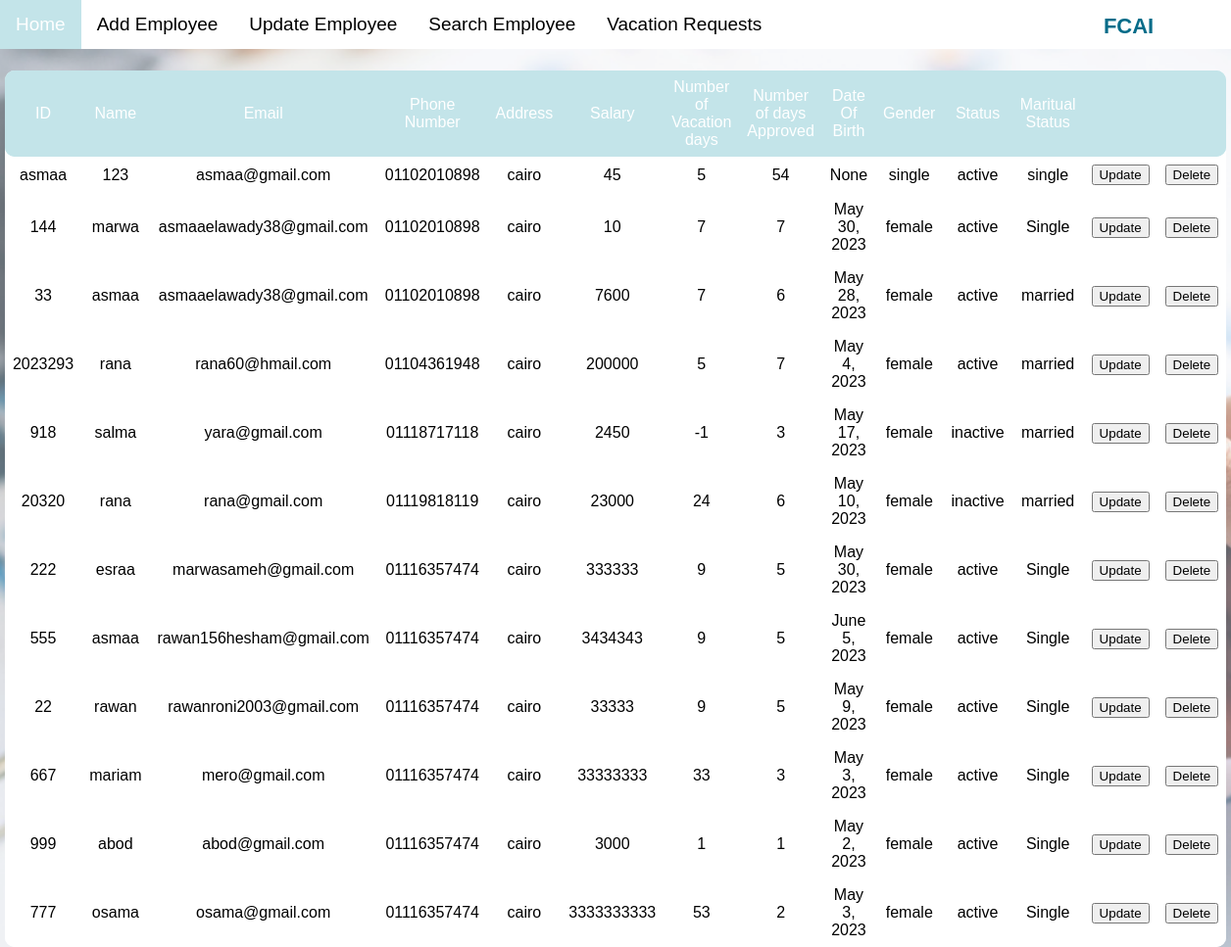
/table, run on an earlier commit of the app's database.
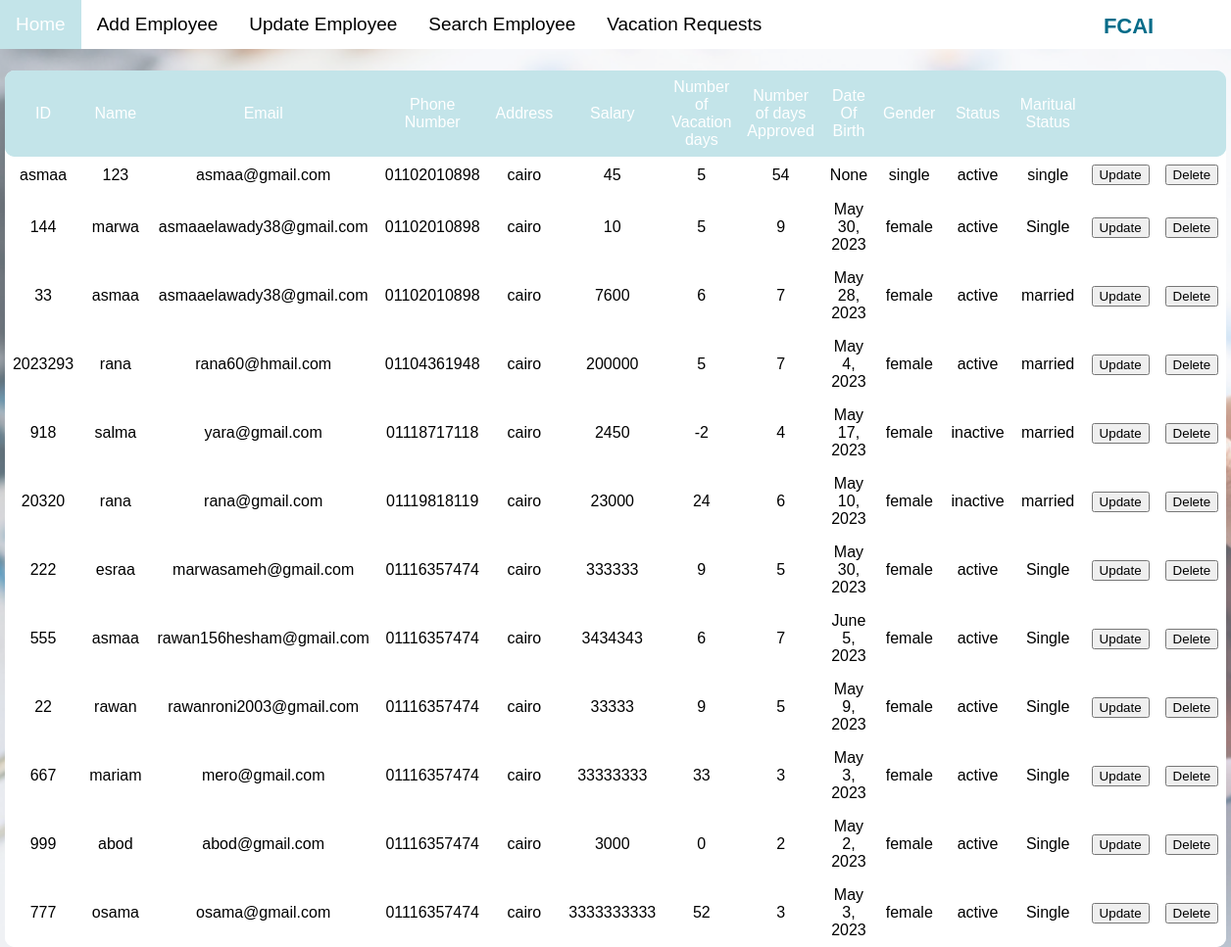
And on a later commit of the database.
### HR/models.py (models this page shows)
class RegisterForm(models.Model):
    gndr=[
        ('Male','M'),('Female','F'),
        ]
    ms=[
        ('Single','Single'),('Married','Married'),
        ]
    stats=[
        ('Active','Active'),
        ('Inactive','Inactive'),
    ]
    EmployeeID = models.CharField(max_length=100,primary_key=True)
    EmployeeName = models.CharField(max_length=100)
    email = models.EmailField(max_length=100)
    phone = models.CharField(max_length=100)
    Addres = models.CharField(max_length=100)
    Salary = models.CharField(max_length=100)
    NumberVacation = models.IntegerField()
    NumberApprovedVacation = models.IntegerField()
    Date = models.DateField()
    Gender = models.CharField(max_length=8,choices=gndr)
    Status = models.CharField(max_length=8,choices=stats)
    MARITALSTATUE = models.CharField(max_length=8,choices=ms)

### HR/views.py (the view)
# urls.py: path('table',views.table,name='table'),
def table(request):
  mymembers = RegisterForm.objects.all().values()
  template = loader.get_template('table.html')
  context = {
    'mymembers': mymembers,
  }
  return HttpResponse(template.render(context, request))

### HR/templates/table.html (shortened to what this page needs)
{% include 'navbar.html' %}
{% load static %}
<link rel="stylesheet" href="{% static 'css/table.css' %}">
<body>
{% block content %}
<table  id="table">
<tr class = "header">
<td class = "header">ID</td>
<td class = "header">Name</td>
<td class = "header">Email</td>
<td class = "header">Phone Number</td>
<td class = "header">Address</td>
<td class = "header">Salary</td>
<td class = "header">Number of <br> Vacation days</td>
<td class = "header">Number of days <br> Approved</td>
<td class = "header">Date Of Birth</td>
<td class = "header"> Gender</td>
<td class = "header">Status</td>
<td class = "header">Maritual <br> Status</td>
<td class = "header"></td>
<td class="header"></td>
</tr>
{% for x in mymembers %}
<tr>
<td>{{ x.EmployeeID }}</td>
<td>{{ x.EmployeeName }}</td>
<td>{{ x.email }}</td>
<td>{{ x.phone }}</td>
<td>{{ x.Addres }}</td>
<td>{{ x.Salary }}</td>
<td>{{ x.NumberVacation }}</td>
<td>{{ x.NumberApprovedVacation }}</td>
<td>{{ x.Date }}</td>
<td>{{ x.Gender }}</td>
<td>{{ x.Status }}</td>
<td>{{ x.MARITALSTATUE }}</td>
<td class="btn"><button><a href="update/{{ x.EmployeeID }}" class="link">Update </a></button></td>
<td class="btn"><button><a href="delete/{{ x.EmployeeID }}" class="link"  onclick="confirmDelete()">Delete</a></button></td>
</tr>
{% endfor %}
</table>
</body>
{% endblock content %}

### HR/templates/navbar.html
<!DOCTYPE html>
<html>
{% load static %}
<link rel="stylesheet" href="{% static 'css/navBar.css' %}">
{% block content%}
<body>
    <div class="navBar">
        <a class="active" href="{% url 'HomePage' %}">Home</a>
        <a href="{% url 'phase1' %}">Add Employee</a>
        <a href="{% url 'table' %}">Update Employee</a>
        <a href="{% url 'searchEmployee' %}" >Search Employee</a>
        <a href="{% url "VRDisplay" %}">Vacation Requests</a>
        <font class="logo"><b>FCAI</b></font>
    </div>
    <br><br><br><br>
</body>
{% endblock content %}
</html>

### HumanResources/static/css/navBar.css (style rules this page uses)
.logo { float: right; color: #056c89; text-align: center; padding: 14px 16px; text-decoration: none; font-size: 22px; margin-right: 5%; font-family: Calibri, 'Gill Sans', 'Gill Sans MT', 'Trebuchet MS', sans-serif; }
.navBar { background-color: #ffffff; overflow: hidden; position: fixed; width: 100%; height: 50px; }
.navBar a { float: left; color: #056c89; padding: 14px 16px; text-decoration: none; font-size: 19px; font-family: 'Gill Sans', 'Gill Sans MT', Calibri, 'Trebuchet MS', sans-serif }
.navBar a.active { background-color: #c3e4e9; color: white; }

### HumanResources/static/css/table.css (style rules this page uses)
body { margin: 0; background-repeat: no-repeat; background-attachment: fixed; background-size: cover; }
table { background-color: white; width: 500px; height: 600px; border-radius: 10px; border-collapse: collapse ; border: lightgray; text-align: center; padding-left: 30px; padding-right: 30px; position: relative; margin-left: auto; margin-right: auto; font-family: Calibri, 'Gill Sans', 'Gill Sans MT', 'Trebuchet MS', sans-serif; }
.header { background-color: #c3e4e9; color: white; text-align: center; padding: 8px; width: 140px ; }
td { background-color: white; padding: 8px; width: 140px; text-align: center; }
tr:nth-child(even) { background-color: white; }
th:first-child, td:first-child { border-top-left-radius: 10px; border-bottom-left-radius: 10px; }
th:last-child, td:last-child { border-top-right-radius: 10px; border-bottom-right-radius: 10px; }
a:link { text-decoration: none; color: black; }

What changed in the data, as far as the page shows it:
changed RegisterForm "marwa": NumberVacation "7" → "5"; NumberApprovedVacation "7" → "9"
changed RegisterForm "May 28, 2023": NumberVacation "7" → "6"; NumberApprovedVacation "6" → "7"
changed RegisterForm "salma": NumberVacation "-1" → "-2"; NumberApprovedVacation "3" → "4"
changed RegisterForm "rawan156hesham@gmail.com": NumberVacation "9" → "6"; NumberApprovedVacation "5" → "7"
changed RegisterForm "abod": NumberVacation "1" → "0"; NumberApprovedVacation "1" → "2"
changed RegisterForm "osama": NumberVacation "53" → "52"; NumberApprovedVacation "2" → "3"
